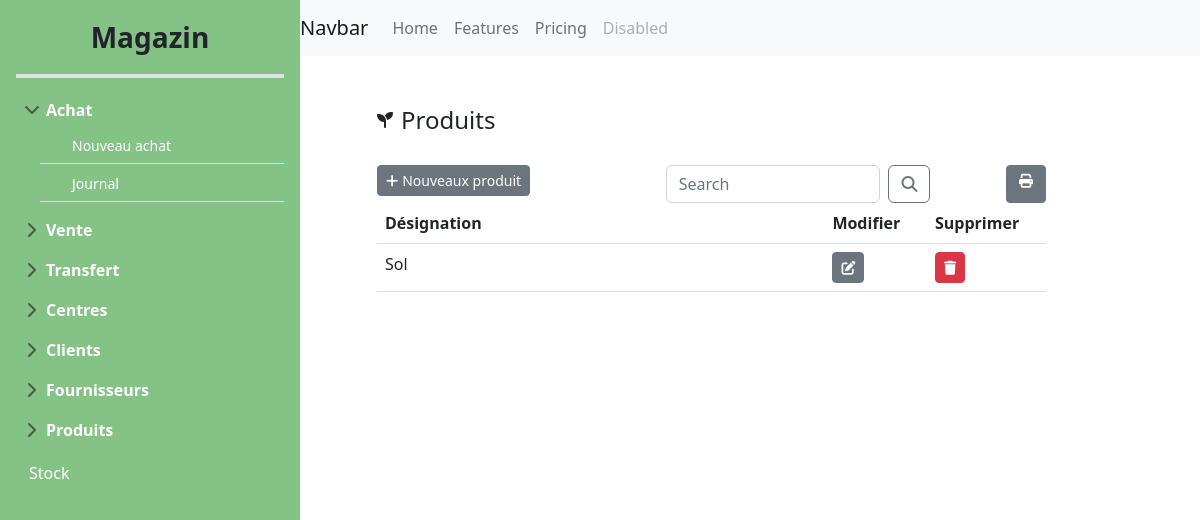
Page /productList/ on the earlier database version.
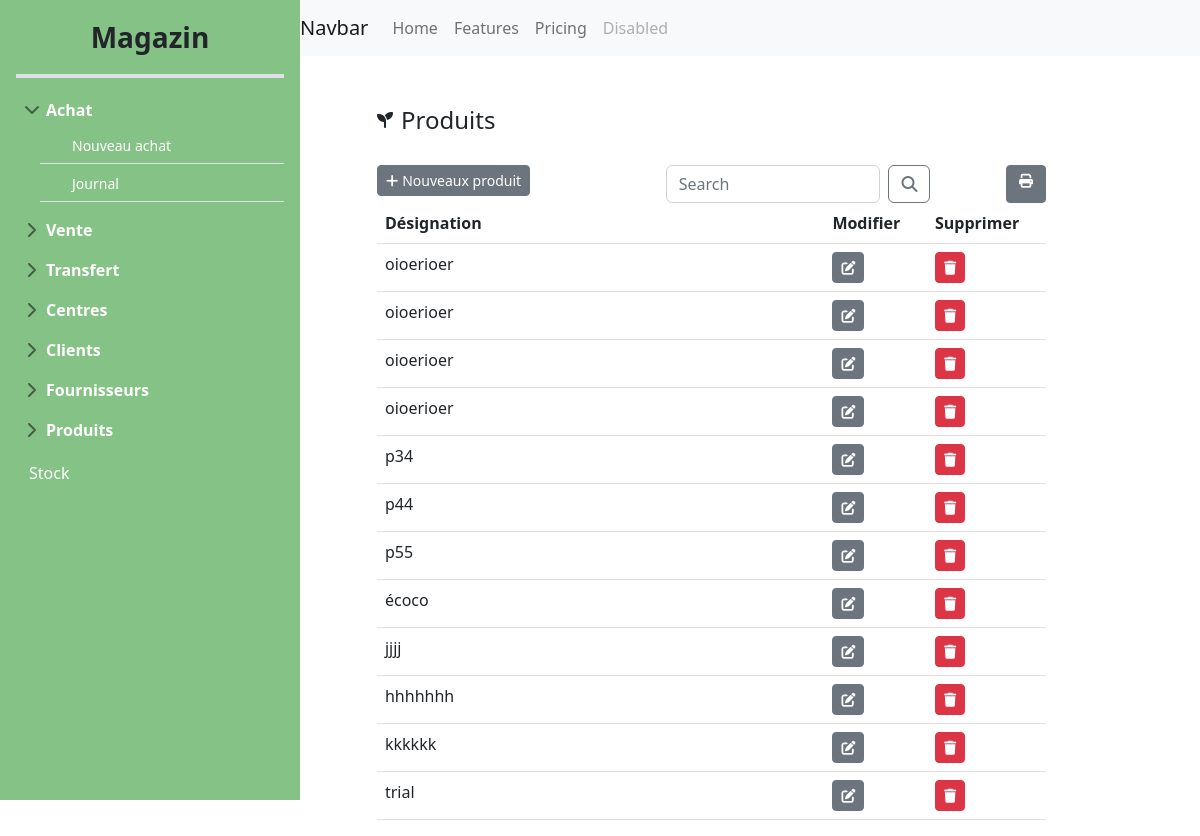
Same page on the later database version.
### main_store/models.py (models this page shows)
class Produit(models.Model):
    code_P = models.AutoField(primary_key=True)
    designationP = models.CharField(max_length=50)

### main_store/views.py (the view)
# urls.py: path('productList/',views.afficher_produits,name='productList'),
def afficher_produits(request):
    if 'q' in request.GET:
        q=request.GET['q']
        produits=Produit.objects.filter(designationP__icontains=q)
    else:
        produits=Produit.objects.all()
    return render(request,"main-store/produits/productList.html",{"products":produits})

### templates/main-store/produits/productList.html (shortened to what this page needs)
{%extends 'main-store/base/baseStore.html' %}
{%block content%}
<div class="row">
    <div class="col-md-1"></div>
    <div class="col-md-11">
        <div class="d-flex align-items-center" style="padding-top: 50px;">
            <i class="fa-solid fa-seedling me-2"></i>
            <a href="{% url 'productList'%}" style="   color: inherit;
            text-decoration: none; " onmouseover="this.style.opacity='0.7'" onmouseout="this.style.opacity='1'">
                <h4 class="mb-0">Produits</h4>
            </a>
        </div>
    </div>
</div>
<div class="row" style="padding-top: 30px;">
    <div class="col-md-1"></div>
    <div class="col-md-9">
        <div class="card border-0">
            <div class="row">
                <div class="col-md-5">
                    <a class="btn btn-secondary btn-sm" href="{% url 'productAdd'%}">
                        <i class="fa-solid fa-plus me-1"></i>Nouveaux produit
                    </a>
                </div>
                <div class="col-md-5">
                    <form class="d-flex">
                        <input class="form-control me-2" name="q" type="search" placeholder="Search"
                            aria-label="Search">
                        <button class="btn btn-outline-secondary" type="submit"><i
                                class="fa-solid fa-magnifying-glass"></i></button>
                    </form>
                </div>
                <div class="col-md-2 d-flex justify-content-end">
                    <a class="btn btn-secondary btn-sm" href="{%url 'productPrint' %}"><i
                            class="fa-solid fa-print me-1 ms-1"></i></a>
                </div>
            </div>
        </div>
        <table class="table table-hover bg-white">
            <thead>
                <tr>
                    <th>Désignation</th>
                    <th> Modifier</th>
                    <th> Supprimer</th>
                </tr>
            </thead>
            <tbody>
                {% for product in products %}
                <tr>
                    <td class="col-md-6">{{product.designationP}}</td>
                    <td class="col-md-1"><a class="btn btn-secondary btn-sm"
                            href="{%url 'productEdit' product.code_P %}">
                            <i class="fa-solid fa-pen-to-square"></i></a></td>
                    <td class="col-md-1"><a class="btn btn-danger btn-sm"
                            href="{%url 'productDelete' product.code_P %}"> <i class="fa-solid fa-trash"></i>
                        </a></td>
                </tr>
                {% endfor %}
            </tbody>
        </table>
    </div>
    <div class="col-md-1"></div>
</div>
{%endblock%}

Differences in the rows shown:
removed Produit: designationP "Sol"
added Produit: designationP "oioerioer"
added Produit: designationP "oioerioer"
added Produit: designationP "oioerioer"
added Produit: designationP "oioerioer"
added Produit: designationP "p34"
added Produit: designationP "p44"
added Produit: designationP "p55"
added Produit: designationP "écoco"
added Produit: designationP "jjjj"
added Produit: designationP "hhhhhhh"
added Produit: designationP "kkkkkk"
added Produit: designationP "trial"
